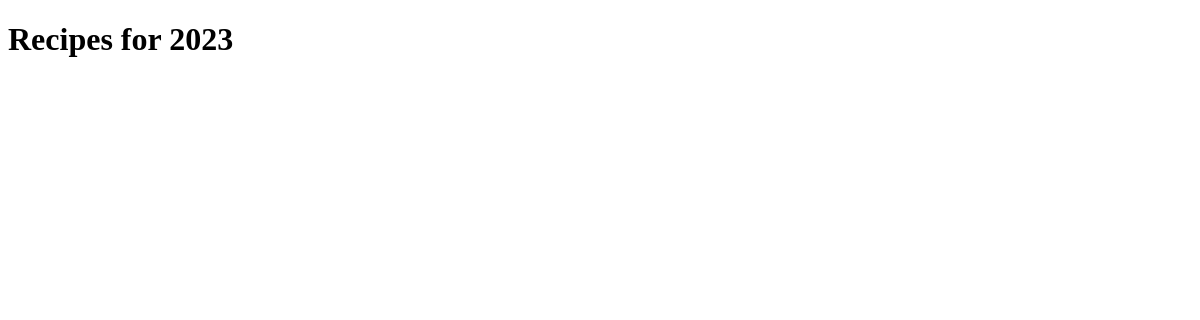
Page /main/ on the earlier database version.
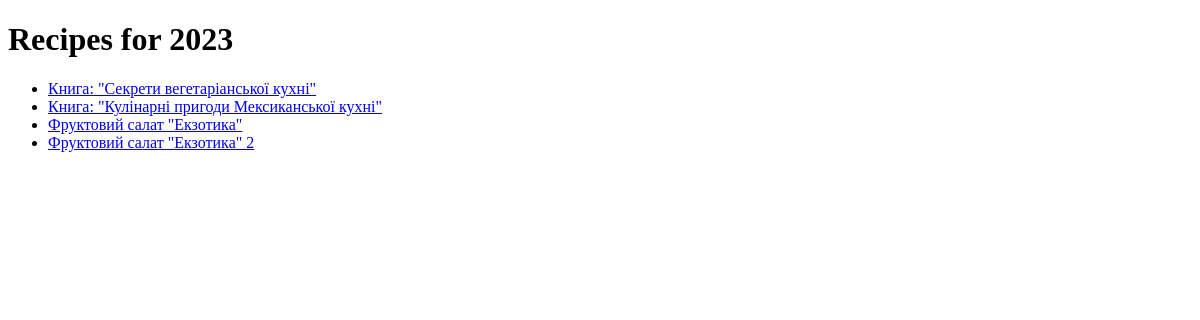
Same page on the later database version.
### recipe/models.py (models this page shows, shortened)
class Recipe(models.Model):
    name = models.CharField(max_length=100)
    year = models.IntegerField()

### recipe/views.py (the view)
# urls.py: path('main/', main_view, name='main'),
def main_view(request):
    recipes_2023 = Recipe.objects.filter(year=2023)
    return render(request, 'main.html', {'recipes': recipes_2023})

### templates/main.html (shortened to what this page needs)
<!DOCTYPE html>
<html lang="en">
<head>
</head>
<body>
    <h1>Recipes for 2023</h1>
    <ul>
        {% for recipe in recipes %}
            <li><a href="{% url 'recipe_detail' recipe.id %}">{{ recipe.name }}</a></li>
        {% endfor %}
    </ul>
</body>
</html>

Differences in the rows shown:
added Recipe: name "Книга: \"Секрети вегетаріанської кухні\""
added Recipe: name "Книга: \"Кулінарні пригоди Мексиканської кухні\""
added Recipe: name "Фруктовий салат \"Екзотика\""
added Recipe: name "Фруктовий салат \"Екзотика\" 2"
